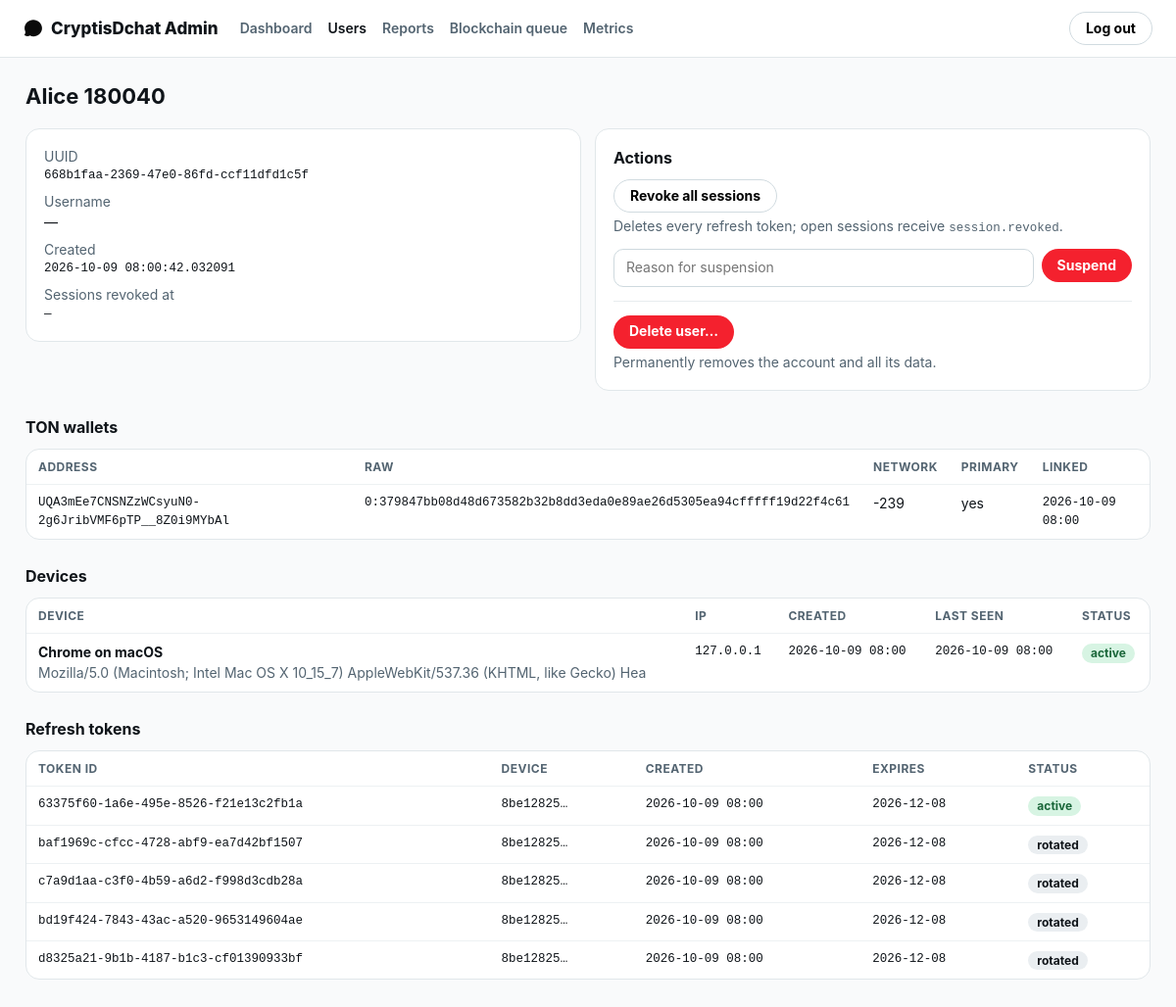
/admin/users/668b1faa-2369-47e0-86fd-ccf11dfd1c5f (signed in), run on the app's committed database.
### backend/app/models/user.py (models this page shows)
class User(TimestampMixin, Base):
    __tablename__ = "users"
    id: Mapped[str] = mapped_column(String(36), primary_key=True, default=new_uuid)
    display_name: Mapped[str] = mapped_column(String(50), nullable=False, default="")
    username: Mapped[str | None] = mapped_column(String(32), unique=True, nullable=True)
    bio: Mapped[str] = mapped_column(String(160), nullable=False, default="")
    avatar_upload_id: Mapped[str | None] = mapped_column(String(36), nullable=True)
    avatar_tint: Mapped[str] = mapped_column(String(32), nullable=False, default="hsl(204 60% 45%)")
    is_suspended: Mapped[bool] = mapped_column(Boolean, nullable=False, default=False)
    suspended_reason: Mapped[str | None] = mapped_column(String(255), nullable=True)
    sessions_revoked_at: Mapped[datetime | None] = mapped_column(DateTime, nullable=True)
    last_seen_at: Mapped[datetime | None] = mapped_column(DateTime, nullable=True)
    wallets: Mapped[list[UserWallet]] = relationship(back_populates="user", lazy="selectin")

class UserWallet(Base):
    __tablename__ = "user_wallets"
    __table_args__ = (Index("ix_user_wallets_user_id", "user_id"),)
    id: Mapped[str] = mapped_column(String(36), primary_key=True, default=new_uuid)
    user_id: Mapped[str] = mapped_column(String(36), ForeignKey("users.id", ondelete="CASCADE"), nullable=False)
    address: Mapped[str] = mapped_column(String(80), nullable=False, unique=True)  # raw-форма "0:<hex>"
    friendly_address: Mapped[str] = mapped_column(String(64), nullable=False, default="")
    public_key: Mapped[str] = mapped_column(String(64), nullable=False)          # ed25519 hex
    network: Mapped[str] = mapped_column(String(8), nullable=False, default="-239")
    is_primary: Mapped[bool] = mapped_column(Boolean, nullable=False, default=True)
    linked_at: Mapped[datetime] = mapped_column(DateTime, nullable=False, default=utcnow)
    user: Mapped[User] = relationship(back_populates="wallets")

class Device(Base):
    __tablename__ = "devices"
    __table_args__ = (Index("ix_devices_user_id", "user_id"),)
    id: Mapped[str] = mapped_column(String(36), primary_key=True, default=new_uuid)
    user_id: Mapped[str] = mapped_column(String(36), ForeignKey("users.id", ondelete="CASCADE"), nullable=False)
    name: Mapped[str] = mapped_column(String(100), nullable=False, default="Web browser")
    user_agent: Mapped[str] = mapped_column(String(255), nullable=False, default="")
    ip_address: Mapped[str] = mapped_column(String(45), nullable=False, default="")
    created_at: Mapped[datetime] = mapped_column(DateTime, nullable=False, default=utcnow)
    last_seen_at: Mapped[datetime] = mapped_column(DateTime, nullable=False, default=utcnow)
    revoked_at: Mapped[datetime | None] = mapped_column(DateTime, nullable=True)
    client_key_hash: Mapped[str | None] = mapped_column(String(64), nullable=True)
    tokens_revoked_at: Mapped[datetime | None] = mapped_column(DateTime, nullable=True)

class RefreshToken(Base):
    __tablename__ = "refresh_tokens"
    __table_args__ = (
        Index("ix_refresh_tokens_user_id", "user_id"),
        Index("ix_refresh_tokens_device_id", "device_id"),
    )
    id: Mapped[str] = mapped_column(String(36), primary_key=True, default=new_uuid)
    user_id: Mapped[str] = mapped_column(String(36), ForeignKey("users.id", ondelete="CASCADE"), nullable=False)
    device_id: Mapped[str] = mapped_column(String(36), ForeignKey("devices.id", ondelete="CASCADE"), nullable=False)
    token_hash: Mapped[str] = mapped_column(String(64), nullable=False, unique=True)
    created_at: Mapped[datetime] = mapped_column(DateTime, nullable=False, default=utcnow)
    expires_at: Mapped[datetime] = mapped_column(DateTime, nullable=False)
    last_used_at: Mapped[datetime | None] = mapped_column(DateTime, nullable=True)
    revoked_at: Mapped[datetime | None] = mapped_column(DateTime, nullable=True)
    replaced_by_id: Mapped[str | None] = mapped_column(String(36), nullable=True)

### backend/admin_app/views.py (the view)
@bp.get("/admin/users/<uuid>")
@login_required
def user_detail(uuid: str):
    user = db.session.get(User, uuid)
    if user is None:
        return render_template("admin/not_found.html", logout_form=ActionForm()), 404
    devices = db.session.scalars(select(Device).where(Device.user_id == uuid).order_by(Device.last_seen_at.desc())).all()
    tokens = db.session.scalars(select(RefreshToken).where(RefreshToken.user_id == uuid)
                                .order_by(RefreshToken.created_at.desc()).limit(50)).all()
    wallets = db.session.scalars(select(UserWallet).where(UserWallet.user_id == uuid)).all()
    audit("user.view", "user", uuid)
    db.session.commit()
    return render_template("admin/user_detail.html", user=user, devices=devices, tokens=tokens, wallets=wallets,
                           suspend_form=SuspendForm(), action_form=ActionForm(), logout_form=ActionForm(), now=utcnow())

### backend/admin_app/forms.py
class SuspendForm(FlaskForm):
    reason = StringField("Reason", validators=[DataRequired(), Length(max=255)])
    submit = SubmitField("Suspend account")

class ActionForm(FlaskForm):
    submit = SubmitField("Confirm")

### backend/admin_app/views.py (called while the page is built)
def audit(action: str, target_type: str = "", target_id: str = "", **details) -> None:
    db.session.add(AdminAuditLog(
        admin_id=session.get("admin_id"), action=action, target_type=target_type, target_id=str(target_id),
        details=json.dumps(details, default=str), ip_address=(request.remote_addr or "")[:45],
    ))

def login_required(view):
    @wraps(view)
    def wrapper(*args, **kwargs):
        if not session.get("admin_id"):
            return redirect(url_for("admin.login", next=request.path))
        admin = db.session.get(AdminUser, session["admin_id"])
        if admin is None or not admin.is_active:
            session.clear()
            return redirect(url_for("admin.login"))
        return view(*args, **kwargs)
    return wrapper

### backend/app/models/base.py (called while the page is built)
def utcnow() -> datetime:
    return datetime.now(timezone.utc).replace(tzinfo=None)

### backend/admin_app/templates/admin/user_detail.html (shortened to what this page needs)
{% extends "admin/base.html" %}
{% block content %}
<h1>{{ user.display_name or 'User' }} {% if user.is_suspended %}<span class="pill bad">suspended</span>{% endif %}</h1>
<div class="row">
  <div class="card">
    <div class="muted">UUID</div><div class="mono">{{ user.id }}</div>
    <div class="muted" style="margin-top:8px;">Username</div><div>{{ '@' ~ user.username if user.username else '—' }}</div>
    <div class="muted" style="margin-top:8px;">Created</div><div class="mono">{{ user.created_at }}</div>
    <div class="muted" style="margin-top:8px;">Sessions revoked at</div><div class="mono">{{ user.sessions_revoked_at or '—' }}</div>
  </div>
  <div class="card">
    <h2 style="margin-top:0;">Actions</h2>
    <form method="post" action="{{ url_for('admin.revoke_sessions', uuid=user.id) }}" style="margin-bottom:12px;">
      <button type="submit">Revoke all sessions</button>
      <div class="muted" style="margin-top:4px;">Deletes every refresh token; open sessions receive <code>session.revoked</code>.</div>
    </form>
    {% if user.is_suspended %}
    <form method="post" action="{{ url_for('admin.unsuspend', uuid=user.id) }}">
      {{ action_form.hidden_tag() }}<button type="submit" class="primary">Restore account</button>
    </form>
    {% else %}
    <form method="post" action="{{ url_for('admin.suspend', uuid=user.id) }}" style="display:flex;gap:8px;">
      {{ suspend_form.reason(placeholder="Reason for suspension") }}
      <button type="submit" class="danger">Suspend</button>
    </form>
    {% endif %}
    <div style="margin-top:14px;padding-top:14px;border-top:1px solid hsl(200 19% 92%);">
      <a class="btn danger" href="{{ url_for('admin.delete_user_view', uuid=user.id) }}">Delete user…</a>
      <div class="muted" style="margin-top:4px;">Permanently removes the account and all its data.</div>
    </div>
  </div>
</div>
<h2>TON wallets</h2>
<div class="table-wrap"><table>
  <tr><th>Address</th><th>Raw</th><th>Network</th><th>Primary</th><th>Linked</th></tr>
  {% for w in wallets %}
  <tr><td class="mono">{{ w.friendly_address }}</td><td class="mono">{{ w.address }}</td><td>{{ w.network }}</td>
      <td>{{ 'yes' if w.is_primary else '' }}</td><td class="mono">{{ w.linked_at.strftime('%Y-%m-%d %H:%M') }}</td></tr>
  {% endfor %}
</table></div>
<h2>Devices</h2>
<div class="table-wrap"><table>
  <tr><th>Device</th><th>IP</th><th>Created</th><th>Last seen</th><th>Status</th></tr>
  {% for d in devices %}
  <tr><td><b>{{ d.name }}</b><div class="muted">{{ d.user_agent[:90] }}</div></td><td class="mono">{{ d.ip_address }}</td>
      <td class="mono">{{ d.created_at.strftime('%Y-%m-%d %H:%M') }}</td><td class="mono">{{ d.last_seen_at.strftime('%Y-%m-%d %H:%M') }}</td>
      <td>{% if d.revoked_at %}<span class="pill">revoked</span>{% else %}<span class="pill ok">active</span>{% endif %}</td></tr>
  {% else %}<tr><td colspan="5" class="muted">No devices.</td></tr>{% endfor %}
</table></div>
<h2>Refresh tokens</h2>
<div class="table-wrap"><table>
  <tr><th>Token id</th><th>Device</th><th>Created</th><th>Expires</th><th>Status</th></tr>
  {% for t in tokens %}
  <tr><td class="mono">{{ t.id }}</td><td class="mono">{{ t.device_id[:8] }}…</td>
      <td class="mono">{{ t.created_at.strftime('%Y-%m-%d %H:%M') }}</td><td class="mono">{{ t.expires_at.strftime('%Y-%m-%d') }}</td>
      <td>{% if t.revoked_at %}<span class="pill">{{ 'rotated' if t.replaced_by_id else 'revoked' }}</span>
          {% elif t.expires_at < now %}<span class="pill warn">expired</span>
          {% else %}<span class="pill ok">active</span>{% endif %}</td></tr>
  {% else %}<tr><td colspan="5" class="muted">No tokens.</td></tr>{% endfor %}
</table></div>
{% endblock %}

### backend/admin_app/templates/admin/base.html (shortened to what this page needs)
<!DOCTYPE html>
<html lang="en">
<head>
</head>
<body>
{% if session.get('admin_id') and logout_form is defined %}
<header>
  <div class="brand">
    CryptisDchat Admin
  </div>
  <nav>
    <a href="{{ url_for('admin.dashboard') }}" class="{{ 'on' if request.endpoint == 'admin.dashboard' }}">Dashboard</a>
    <a href="{{ url_for('admin.users') }}" class="{{ 'on' if request.endpoint in ('admin.users', 'admin.user_detail', 'admin.delete_user_view') }}">Users</a>
    <a href="{{ url_for('admin.reports') }}" class="{{ 'on' if request.endpoint in ('admin.reports', 'admin.report_detail') }}">Reports</a>
    <a href="{{ url_for('admin.blockchain_queue') }}" class="{{ 'on' if request.endpoint == 'admin.blockchain_queue' }}">Blockchain queue</a>
    <a href="{{ url_for('admin.metrics') }}">Metrics</a>
  </nav>
  <form method="post" action="{{ url_for('admin.logout') }}" class="inline">
    {{ logout_form.hidden_tag() }}<button type="submit">Log out</button>
  </form>
</header>
{% endif %}
<main>
  {% block content %}{% endblock %}
</main>
</body>
</html>

### backend/admin_app/templates/admin/base.html (style rules this page uses)
* { box-sizing: border-box; }
body { margin: 0; font: 14px/1.45 -apple-system, BlinkMacSystemFont, "Segoe UI", Roboto, Helvetica, Arial, sans-serif; color: #0f1419; background: hsl(200 19% 98%); }
a { color: hsl(204 88% 45%); text-decoration: none; }
header { display: flex; align-items: center; gap: 22px; padding: 12px 24px; background: #fff; border-bottom: 1px solid hsl(200 19% 90%); position: sticky; top: 0; z-index: 5; flex-wrap: wrap; }
header .brand { font-weight: 800; font-size: 17px; display: flex; gap: 8px; align-items: center; }
header nav { display: flex; gap: 16px; flex: 1; flex-wrap: wrap; }
header nav a { color: #536471; font-weight: 600; }
header nav a.on { color: #0f1419; }
main { max-width: 1180px; margin: 0 auto; padding: 24px 16px 60px; }
h1 { font-size: 22px; margin: 0 0 16px; }
h2 { font-size: 16px; margin: 26px 0 10px; }
.card { background: #fff; border: 1px solid hsl(200 19% 90%); border-radius: 14px; padding: 18px; }
.muted { color: #536471; }
.table-wrap { overflow-x: auto; background: #fff; border: 1px solid hsl(200 19% 90%); border-radius: 14px; }
table { width: 100%; border-collapse: collapse; }
th, td { text-align: left; padding: 9px 12px; border-bottom: 1px solid hsl(200 19% 94%); vertical-align: top; }
th { font-size: 12px; text-transform: uppercase; letter-spacing: .04em; color: #536471; }
tr:last-child td { border-bottom: 0; }
code, .mono { font-family: "IBM Plex Mono", ui-monospace, SFMono-Regular, Menlo, monospace; font-size: 12.5px; }
.pill { display: inline-block; padding: 1px 9px; border-radius: 999px; font-size: 12px; font-weight: 700; background: hsl(200 19% 93%); }
.pill.ok { background: hsl(145 55% 90%); color: hsl(145 60% 25%); }
button, .btn { height: 34px; padding: 0 16px; border-radius: 999px; border: 1px solid hsl(200 19% 85%); background: #fff; font-weight: 700; cursor: pointer; font: inherit; font-weight: 700; }
button.danger { background: #f4212e; color: #fff; border: 0; }
input[type=text], input[type=password], select, textarea { font: inherit; padding: 8px 12px; border: 1px solid hsl(200 19% 84%); border-radius: 10px; width: 100%; }
form.inline { display: inline-flex; gap: 8px; align-items: center; }
.row { display: flex; gap: 14px; flex-wrap: wrap; align-items: flex-start; }
.row > .card { flex: 1 1 320px; }
a.btn { display: inline-flex; align-items: center; color: #0f1419; text-decoration: none; }
a.btn.danger { background: #f4212e; color: #fff; border: 0; }

### data on the page
User: display_name "Alice 180040", id "668b1faa-2369-47e0-86fd-ccf11dfd1c5f", username "—", created_at "2026-10-09 08:00:42.032091", sessions_revoked_at "—"
UserWallet: friendly_address "UQA3mEe7CNSNZzWCsyuN0-2g6JribVMF6pTP__8Z0i9MYbAl", address "0:379847bb08d48d673582b32b8dd3eda0e89ae26d5305ea94cfffff19d22f4c61", network "-239", is_primary "yes", linked_at "2026-10-09 08:00"
Device: name "Chrome on macOS", user_agent "Mozilla/5.0 (Macintosh; Intel Mac OS X 10_15_7) AppleWebKit/537.36 (KHTML, like Gecko) Hea", ip_address "127.0.0.1", created_at "2026-10-09 08:00", last_seen_at "2026-10-09 08:00", shows "active"
RefreshToken: id "63375f60-1a6e-495e-8526-f21e13c2fb1a", device_id "8be12825", created_at "2026-10-09 08:00", expires_at "2026-12-08", shows "active"
RefreshToken: id "baf1969c-cfcc-4728-abf9-ea7d42bf1507", device_id "8be12825", created_at "2026-10-09 08:00", expires_at "2026-12-08", replaced_by_id "rotated"
RefreshToken: id "c7a9d1aa-c3f0-4b59-a6d2-f998d3cdb28a", device_id "8be12825", created_at "2026-10-09 08:00", expires_at "2026-12-08", replaced_by_id "rotated"
RefreshToken: id "bd19f424-7843-43ac-a520-9653149604ae", device_id "8be12825", created_at "2026-10-09 08:00", expires_at "2026-12-08", replaced_by_id "rotated"
RefreshToken: id "d8325a21-9b1b-4187-b1c3-cf01390933bf", device_id "8be12825", created_at "2026-10-09 08:00", expires_at "2026-12-08", replaced_by_id "rotated"
